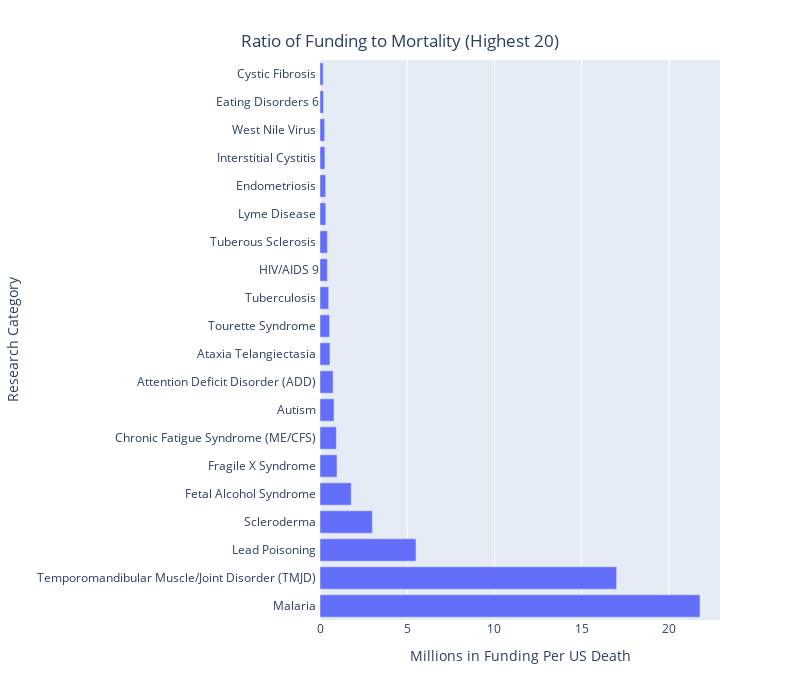

Notebook code cell kept with this figure:
### Code cell
#Creating figure b
fig3b = px.bar(df2019_t, x='ratio', y='research_category', 
              width=800, height=700, 
             labels={
                     "ratio": "Millions in Funding Per US Death",
                     "research_category": "Research Category"
                 })

fig3b.update_layout(
    title={
        'text': "Ratio of Funding to Mortality (Highest 20)",
        'y':0.95,
        'x':0.5,
        'xanchor': 'center',
        'yanchor': 'top'})

fig3b.write_image("figures/fig3b.png")

#fig3b.show()
py.iplot(fig3b, filename='fig3b')

### Figure 1 — Plotly figure (JSON) as saved in the notebook; plotly's stock layout.template omitted (floating-point values rounded to 4 significant figures)
{"data": [{"alignmentgroup": "True", "hovertemplate": "Millions in Funding Per US Death=%{x}<br>Research Category=%{y}<extra></extra>", "legendgroup": "", "marker": {"color": "#636efa", "pattern": {"shape": ""}}, "name": "", "offsetgroup": "", "orientation": "h", "showlegend": false, "textposition": "auto", "type": "bar", "x": [21.78, 17, 5.5, 3, 1.789, 0.9737, 0.9375, 0.8011, 0.7529, 0.5714, 0.55, 0.4969, 0.4248, 0.4237, 0.3333, 0.325, 0.2821, 0.2667, 0.2028, 0.1818], "xaxis": "x", "y": ["Malaria ", "Temporomandibular Muscle/Joint Disorder (TMJD) ", "Lead Poisoning ", "Scleroderma ", "Fetal Alcohol Syndrome ", "Fragile X Syndrome ", "Chronic Fatigue Syndrome (ME/CFS) ", "Autism ", "Attention Deficit Disorder (ADD) ", "Ataxia Telangiectasia ", "Tourette Syndrome ", "Tuberculosis ", "HIV/AIDS 9", "Tuberous Sclerosis ", "Lyme Disease ", "Endometriosis ", "Interstitial Cystitis ", "West Nile Virus ", "Eating Disorders 6", "Cystic Fibrosis "], "yaxis": "y"}], "layout": {"barmode": "relative", "height": 700, "legend": {"tracegroupgap": 0}, "margin": {"t": 60}, "title": {"text": "Ratio of Funding to Mortality (Highest 20)", "x": 0.5, "xanchor": "center", "y": 0.95, "yanchor": "top"}, "width": 800, "xaxis": {"anchor": "y", "autorange": true, "domain": [0, 1], "range": [0, 22.92], "title": {"text": "Millions in Funding Per US Death"}, "type": "linear"}, "yaxis": {"anchor": "x", "autorange": true, "domain": [0, 1], "range": [-0.5, 19.5], "title": {"text": "Research Category"}, "type": "category"}}}
